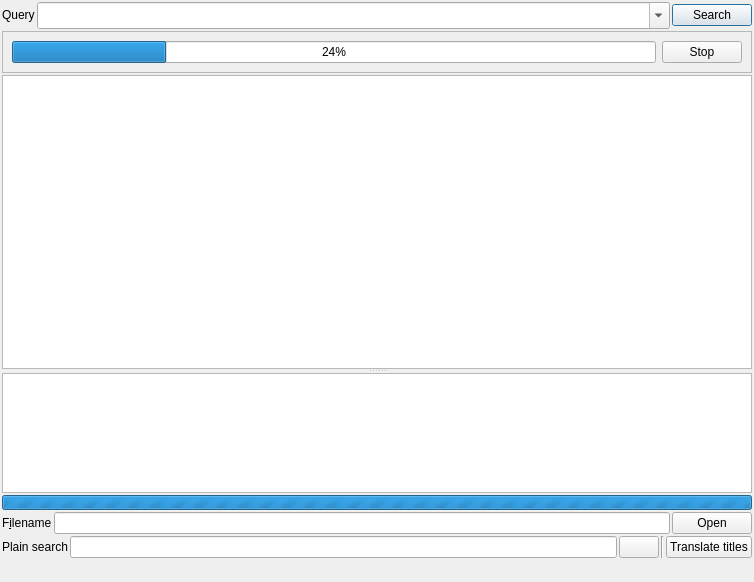
<?xml version="1.0" encoding="UTF-8"?>
<ui version="4.0">
 <class>SearchTab</class>
 <widget class="QWidget" name="SearchTab">
  <property name="geometry">
   <rect>
    <x>0</x>
    <y>0</y>
    <width>754</width>
    <height>582</height>
   </rect>
  </property>
  <property name="windowTitle">
   <string>Form</string>
  </property>
  <layout class="QVBoxLayout" name="verticalLayout">
   <property name="spacing">
    <number>2</number>
   </property>
   <property name="leftMargin">
    <number>2</number>
   </property>
   <property name="topMargin">
    <number>2</number>
   </property>
   <property name="rightMargin">
    <number>2</number>
   </property>
   <property name="bottomMargin">
    <number>2</number>
   </property>
   <item>
    <layout class="QHBoxLayout" name="horizontalLayout_2">
     <item>
      <widget class="QLabel" name="label">
       <property name="sizePolicy">
        <sizepolicy hsizetype="Minimum" vsizetype="Fixed">
         <horstretch>0</horstretch>
         <verstretch>0</verstretch>
        </sizepolicy>
       </property>
       <property name="text">
        <string>Query</string>
       </property>
      </widget>
     </item>
     <item>
      <widget class="QComboBox" name="editSearch">
       <property name="sizePolicy">
        <sizepolicy hsizetype="Expanding" vsizetype="Fixed">
         <horstretch>0</horstretch>
         <verstretch>0</verstretch>
        </sizepolicy>
       </property>
       <property name="font">
        <font>
         <pointsize>12</pointsize>
        </font>
       </property>
       <property name="editable">
        <bool>true</bool>
       </property>
      </widget>
     </item>
     <item>
      <widget class="QPushButton" name="buttonSearch">
       <property name="text">
        <string>Search</string>
       </property>
       <property name="default">
        <bool>true</bool>
       </property>
      </widget>
     </item>
    </layout>
   </item>
   <item>
    <widget class="QFrame" name="translateFrame">
     <property name="frameShape">
      <enum>QFrame::StyledPanel</enum>
     </property>
     <property name="frameShadow">
      <enum>QFrame::Raised</enum>
     </property>
     <layout class="QHBoxLayout" name="horizontalLayout_6">
      <item>
       <widget class="QProgressBar" name="translateBar">
        <property name="value">
         <number>24</number>
        </property>
       </widget>
      </item>
      <item>
       <widget class="QPushButton" name="translateStopBtn">
        <property name="text">
         <string>Stop</string>
        </property>
       </widget>
      </item>
     </layout>
    </widget>
   </item>
   <item>
    <widget class="QSplitter" name="splitter">
     <property name="orientation">
      <enum>Qt::Vertical</enum>
     </property>
     <property name="childrenCollapsible">
      <bool>false</bool>
     </property>
     <widget class="QTableView" name="listResults">
      <property name="mouseTracking">
       <bool>true</bool>
      </property>
      <property name="alternatingRowColors">
       <bool>true</bool>
      </property>
      <property name="selectionMode">
       <enum>QAbstractItemView::SingleSelection</enum>
      </property>
      <property name="selectionBehavior">
       <enum>QAbstractItemView::SelectRows</enum>
      </property>
      <property name="verticalScrollMode">
       <enum>QAbstractItemView::ScrollPerItem</enum>
      </property>
      <property name="horizontalScrollMode">
       <enum>QAbstractItemView::ScrollPerPixel</enum>
      </property>
      <property name="gridStyle">
       <enum>Qt::DotLine</enum>
      </property>
      <property name="sortingEnabled">
       <bool>true</bool>
      </property>
      <property name="wordWrap">
       <bool>false</bool>
      </property>
      <property name="cornerButtonEnabled">
       <bool>false</bool>
      </property>
     </widget>
     <widget class="QTextBrowser" name="snippetBrowser">
      <property name="sizePolicy">
       <sizepolicy hsizetype="Expanding" vsizetype="Preferred">
        <horstretch>0</horstretch>
        <verstretch>0</verstretch>
       </sizepolicy>
      </property>
      <property name="minimumSize">
       <size>
        <width>0</width>
        <height>30</height>
       </size>
      </property>
      <property name="maximumSize">
       <size>
        <width>16777215</width>
        <height>120</height>
       </size>
      </property>
     </widget>
    </widget>
   </item>
   <item>
    <widget class="QProgressBar" name="searchBar">
     <property name="maximumSize">
      <size>
       <width>16777215</width>
       <height>15</height>
      </size>
     </property>
     <property name="maximum">
      <number>0</number>
     </property>
    </widget>
   </item>
   <item>
    <layout class="QHBoxLayout" name="horizontalLayout_3">
     <item>
      <widget class="QLabel" name="label_6">
       <property name="text">
        <string>F&amp;ilename</string>
       </property>
       <property name="buddy">
        <cstring>filenameEdit</cstring>
       </property>
      </widget>
     </item>
     <item>
      <widget class="QLineEdit" name="filenameEdit">
       <property name="enabled">
        <bool>true</bool>
       </property>
       <property name="focusPolicy">
        <enum>Qt::ClickFocus</enum>
       </property>
       <property name="readOnly">
        <bool>true</bool>
       </property>
      </widget>
     </item>
     <item>
      <widget class="QPushButton" name="buttonOpen">
       <property name="text">
        <string>Open</string>
       </property>
       <property name="flat">
        <bool>false</bool>
       </property>
      </widget>
     </item>
    </layout>
   </item>
   <item>
    <layout class="QHBoxLayout" name="horizontalLayout_4">
     <item>
      <widget class="QLabel" name="label_3">
       <property name="text">
        <string>Plain search</string>
       </property>
      </widget>
     </item>
     <item>
      <widget class="QLineEdit" name="editDir"/>
     </item>
     <item>
      <widget class="QPushButton" name="buttonDir">
       <property name="text">
        <string/>
       </property>
      </widget>
     </item>
     <item>
      <widget class="Line" name="line">
       <property name="orientation">
        <enum>Qt::Vertical</enum>
       </property>
      </widget>
     </item>
     <item>
      <widget class="QPushButton" name="buttonTranslateTitles">
       <property name="text">
        <string>Translate titles</string>
       </property>
      </widget>
     </item>
    </layout>
   </item>
   <item>
    <layout class="QHBoxLayout" name="horizontalLayout_5">
     <item>
      <widget class="QLabel" name="labelMode">
       <property name="text">
        <string/>
       </property>
      </widget>
     </item>
     <item>
      <spacer name="horizontalSpacer">
       <property name="orientation">
        <enum>Qt::Horizontal</enum>
       </property>
       <property name="sizeHint" stdset="0">
        <size>
         <width>40</width>
         <height>20</height>
        </size>
       </property>
      </spacer>
     </item>
     <item>
      <widget class="QLabel" name="labelStatus">
       <property name="text">
        <string/>
       </property>
      </widget>
     </item>
    </layout>
   </item>
  </layout>
 </widget>
 <tabstops>
  <tabstop>editSearch</tabstop>
  <tabstop>buttonSearch</tabstop>
  <tabstop>translateStopBtn</tabstop>
  <tabstop>listResults</tabstop>
  <tabstop>snippetBrowser</tabstop>
  <tabstop>buttonOpen</tabstop>
  <tabstop>editDir</tabstop>
  <tabstop>buttonDir</tabstop>
  <tabstop>buttonTranslateTitles</tabstop>
 </tabstops>
 <resources/>
 <connections/>
</ui>
